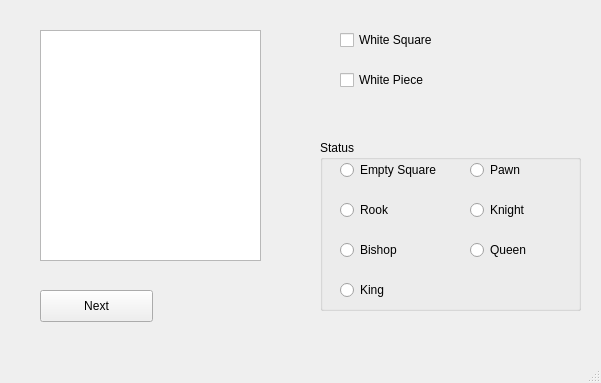
<?xml version="1.0" encoding="UTF-8"?>
<ui version="4.0">
 <class>MainWindow</class>
 <widget class="QMainWindow" name="MainWindow">
  <property name="geometry">
   <rect>
    <x>0</x>
    <y>0</y>
    <width>601</width>
    <height>383</height>
   </rect>
  </property>
  <property name="windowTitle">
   <string>MainWindow</string>
  </property>
  <widget class="QWidget" name="centralwidget">
   <widget class="QGraphicsView" name="graphicsView">
    <property name="geometry">
     <rect>
      <x>40</x>
      <y>30</y>
      <width>221</width>
      <height>231</height>
     </rect>
    </property>
   </widget>
   <widget class="QCheckBox" name="checkBox">
    <property name="geometry">
     <rect>
      <x>340</x>
      <y>30</y>
      <width>271</width>
      <height>20</height>
     </rect>
    </property>
    <property name="text">
     <string>White Square</string>
    </property>
   </widget>
   <widget class="QRadioButton" name="radioButton_2">
    <property name="geometry">
     <rect>
      <x>340</x>
      <y>160</y>
      <width>121</width>
      <height>20</height>
     </rect>
    </property>
    <property name="text">
     <string>Empty Square</string>
    </property>
   </widget>
   <widget class="QCheckBox" name="checkBox_3">
    <property name="geometry">
     <rect>
      <x>340</x>
      <y>70</y>
      <width>111</width>
      <height>20</height>
     </rect>
    </property>
    <property name="text">
     <string>White Piece</string>
    </property>
   </widget>
   <widget class="QRadioButton" name="radioButton_4">
    <property name="geometry">
     <rect>
      <x>470</x>
      <y>160</y>
      <width>86</width>
      <height>20</height>
     </rect>
    </property>
    <property name="text">
     <string>Pawn</string>
    </property>
   </widget>
   <widget class="QRadioButton" name="radioButton_5">
    <property name="geometry">
     <rect>
      <x>340</x>
      <y>200</y>
      <width>86</width>
      <height>20</height>
     </rect>
    </property>
    <property name="text">
     <string>Rook</string>
    </property>
   </widget>
   <widget class="QRadioButton" name="radioButton_6">
    <property name="geometry">
     <rect>
      <x>470</x>
      <y>200</y>
      <width>86</width>
      <height>20</height>
     </rect>
    </property>
    <property name="text">
     <string>Knight</string>
    </property>
   </widget>
   <widget class="QRadioButton" name="radioButton_7">
    <property name="geometry">
     <rect>
      <x>340</x>
      <y>240</y>
      <width>86</width>
      <height>20</height>
     </rect>
    </property>
    <property name="text">
     <string>Bishop</string>
    </property>
   </widget>
   <widget class="QRadioButton" name="radioButton_8">
    <property name="geometry">
     <rect>
      <x>470</x>
      <y>240</y>
      <width>86</width>
      <height>20</height>
     </rect>
    </property>
    <property name="text">
     <string>Queen</string>
    </property>
   </widget>
   <widget class="QRadioButton" name="radioButton_9">
    <property name="geometry">
     <rect>
      <x>340</x>
      <y>280</y>
      <width>86</width>
      <height>20</height>
     </rect>
    </property>
    <property name="text">
     <string>King</string>
    </property>
   </widget>
   <widget class="QPushButton" name="pushButton">
    <property name="geometry">
     <rect>
      <x>40</x>
      <y>290</y>
      <width>113</width>
      <height>32</height>
     </rect>
    </property>
    <property name="text">
     <string>Next</string>
    </property>
   </widget>
   <widget class="QGroupBox" name="groupBox">
    <property name="geometry">
     <rect>
      <x>320</x>
      <y>140</y>
      <width>261</width>
      <height>171</height>
     </rect>
    </property>
    <property name="title">
     <string>Status</string>
    </property>
   </widget>
   <zorder>groupBox</zorder>
   <zorder>graphicsView</zorder>
   <zorder>checkBox</zorder>
   <zorder>radioButton_2</zorder>
   <zorder>checkBox_3</zorder>
   <zorder>radioButton_4</zorder>
   <zorder>radioButton_5</zorder>
   <zorder>radioButton_6</zorder>
   <zorder>radioButton_7</zorder>
   <zorder>radioButton_8</zorder>
   <zorder>radioButton_9</zorder>
   <zorder>pushButton</zorder>
  </widget>
  <widget class="QMenuBar" name="menubar">
   <property name="geometry">
    <rect>
     <x>0</x>
     <y>0</y>
     <width>601</width>
     <height>22</height>
    </rect>
   </property>
  </widget>
  <widget class="QStatusBar" name="statusbar"/>
 </widget>
 <resources/>
 <connections/>
</ui>
